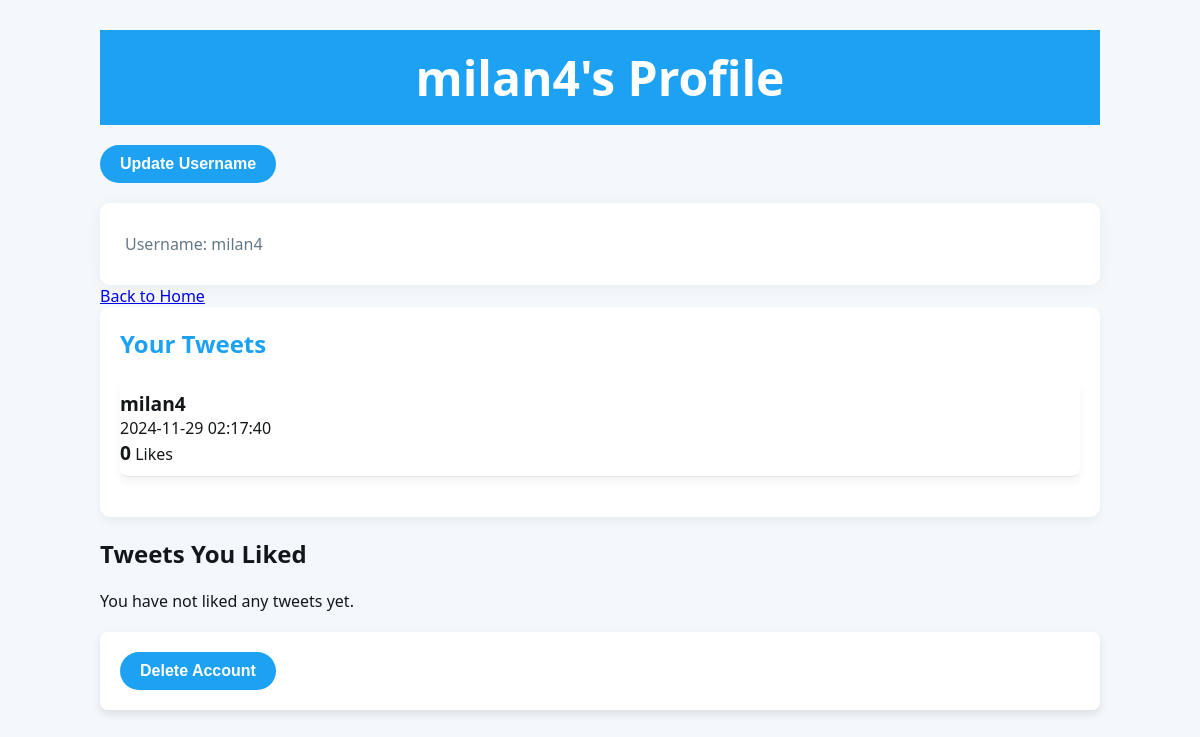
The app's page /profile (signed in) with its own data.
### models.py (models this page shows, shortened)
class Tweet(db.Model):
    id = db.Column(db.Integer, primary_key=True)
    content = db.Column(db.String(280), nullable=False)
    user_id = db.Column(db.Integer, db.ForeignKey('user.id'), nullable=False)
    created_at = db.Column(db.DateTime, default=datetime.utcnow)
    like_count = db.Column(db.Integer, default=0)  # Number of likes
    likes = db.relationship(
        'Like', backref='tweet', lazy=True, cascade="all, delete-orphan"
    )

### main.py (the view)
@app.route('/profile')
def profile():
    if 'user_id' not in session:
        return redirect(url_for('login'))
    user_id = session['user_id']
    username = session['username']
    db_posts = Tweet.query.filter_by(user_id=user_id).order_by(Tweet.created_at.desc()).all()
    liked_tweets = db.session.query(Tweet, User.username).join(Like, Like.tweet_id == Tweet.id).join(User, User.id == Tweet.user_id).filter(Like.user_id == user_id).all()
    return render_template('profile.html', user={'username': username}, posts=db_posts, liked_tweets=liked_tweets)

### templates/profile.html (shortened to what this page needs)
<!DOCTYPE html>
<html lang="en">
<head>
    <link rel="stylesheet" href="{{ url_for('static', filename='styles.css') }}">
</head>
<body>
    <div class="container">
        <header>
            <h1>{{ user['username'] }}'s Profile</h1>
        </header>
        <section class="update-username">
            <button onclick="toggleUsernameForm()" class="btn2">Update Username</button>
        </section>
        <section class="profile-info">
            <p>Username: {{ user['username'] }}</p>
        </section>
        <a href="{{ url_for('home') }}" class="btn">Back to Home</a>
        <section class="tweet-feed">
            <h2>Your Tweets</h2>
            {% if posts %}
            <ul>
                {% for post in posts %}
                <li class="tweet">
                    <strong>{{ post.content }}</strong>
                    <p>{{ post.created_at.strftime('%Y-%m-%d %H:%M:%S') }}</p>
                    <p><strong>{{ post.like_count }}</strong> Likes</p>
                </li>
                {% endfor %}
            </ul>
            {% else %}
            <p>No tweets available.</p>
            {% endif %}
        </section>
        <section class="liked-tweets">
            <h2>Tweets You Liked</h2>
            {% if liked_tweets %}
            <ul>
                {% for tweet, username in liked_tweets %}
                <li class="tweet">
                    <p><strong>{{ username }}</strong> tweeted:</p>
                    <strong>{{ tweet.content }}</strong>
                    <p>{{ tweet.created_at.strftime('%Y-%m-%d %H:%M:%S') }}</p>
                    <p><strong>{{ tweet.like_count }}</strong> Likes</p>
                </li>
                {% endfor %}
            </ul>
            {% else %}
            <p>You have not liked any tweets yet.</p>
            {% endif %}
        </section>
        <section class="delete-account">
            <form action="{{ url_for('delete_account') }}" method="POST">
                <button type="submit" class="btn2" onclick="return confirm('Are you sure you want to delete your account? This action cannot be undone.')">
                    Delete Account
                </button>
            </form>
        </section>
    </div>
</body>
</html>

### static/styles.css (style rules this page uses)
body { font-family: 'Segoe UI', Tahoma, Geneva, Verdana, sans-serif; background-color: #e6ecf0; color: #14171a; margin: 0; padding: 0; }
.container { width: 100%; max-width: 900px; margin: 0 auto; padding: 20px; }
header { background-color: #1da1f2; color: white; padding: 15px 0; text-align: center; font-size: 24px; font-weight: bold; }
h1 { margin: 0; }
form { background-color: #ffffff; padding: 20px; border-radius: 8px; box-shadow: 0 4px 8px rgba(0, 0, 0, 0.1); margin-top: 20px; }
form button { background-color: #1da1f2; color: #ffffff; padding: 10px 20px; border: none; border-radius: 5px; font-size: 16px; cursor: pointer; }
.profile-info { background-color: #ffffff; padding: 25px; border-radius: 10px; box-shadow: 0 4px 8px rgba(0, 0, 0, 0.1); }
.profile-info p { margin: 5px 0; color: #657786; }
.tweet { background-color: #ffffff; padding: 15px; margin-bottom: 20px; border-radius: 8px; box-shadow: 0 4px 8px rgba(0, 0, 0, 0.05); }
.tweet p { margin: 0; font-size: 16px; }
body { background-color: #f5f8fa; color: #14171a; }
.container { max-width: 1000px; margin: 0 auto; padding: 30px; }
header { text-align: center; margin-bottom: 20px; }
.profile-info { background-color: #ffffff; padding: 25px; margin-top: 20px; border-radius: 10px; box-shadow: 0 2px 15px rgba(0, 0, 0, 0.05); }
.tweet-feed { background-color: #ffffff; padding: 20px; border-radius: 10px; box-shadow: 0 4px 8px rgba(0, 0, 0, 0.05); }
.tweet-feed h2 { margin-top: 0; color: #1da1f2; }
.tweet-feed ul { list-style-type: none; padding: 0; }
.tweet-feed ul li { border-bottom: 1px solid #e1e8ed; padding: 10px 0; }
.tweet-feed ul li strong { font-size: 1.2em; color: #14171a; }
.btn2 { background-color: #1DA1F2; color: white; padding: 10px 20px; border: none; cursor: pointer; border-radius: 25px; font-size: 16px; transition: background-color 0.2s ease; font-weight: 600; }

### records on screen
Tweet: username "milan4", content "milan4", created_at "2024-11-29 02:17:40", like_count "0"
